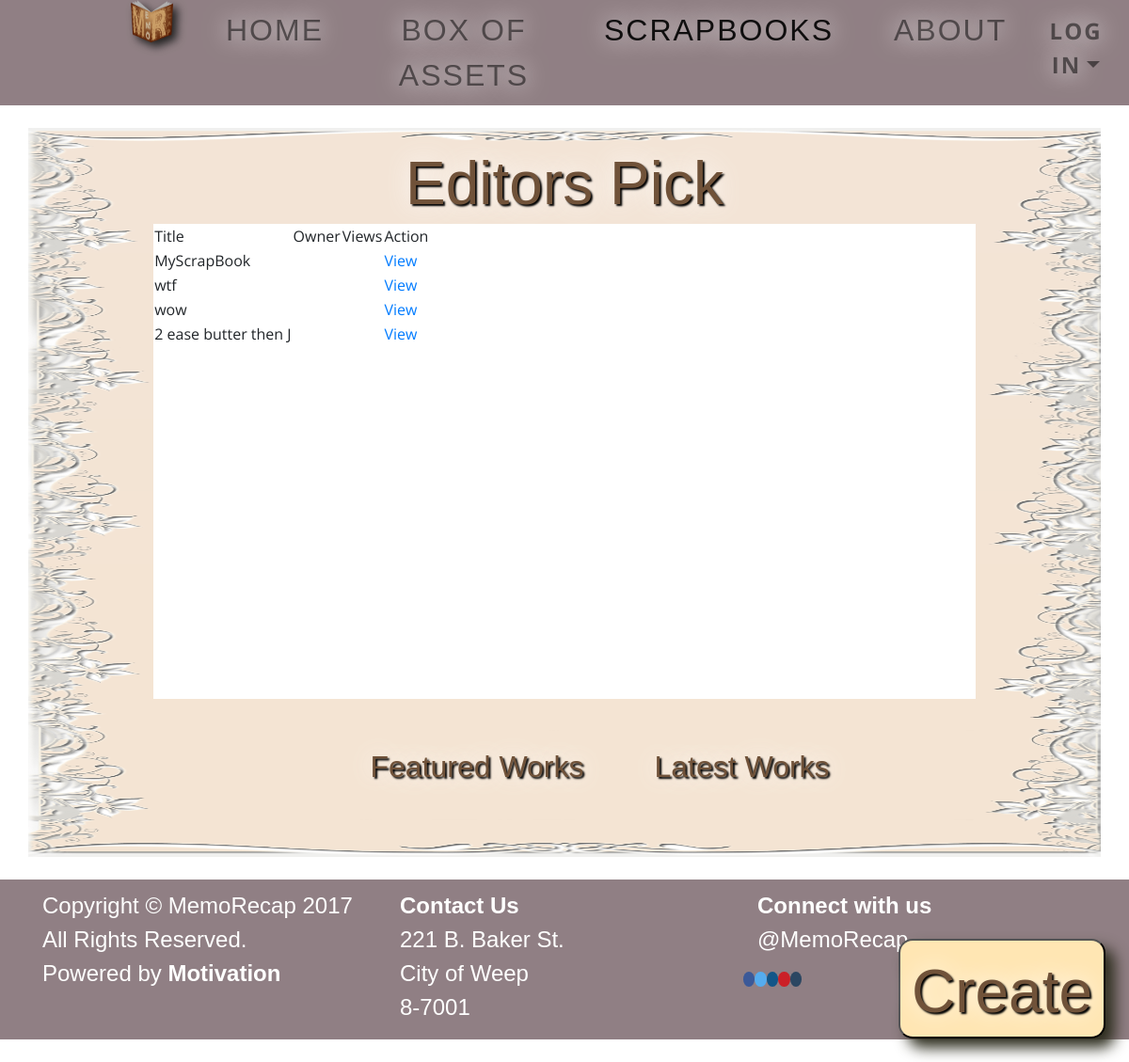
Before: /Scrapbooks/Editors_Pick with the older database file.
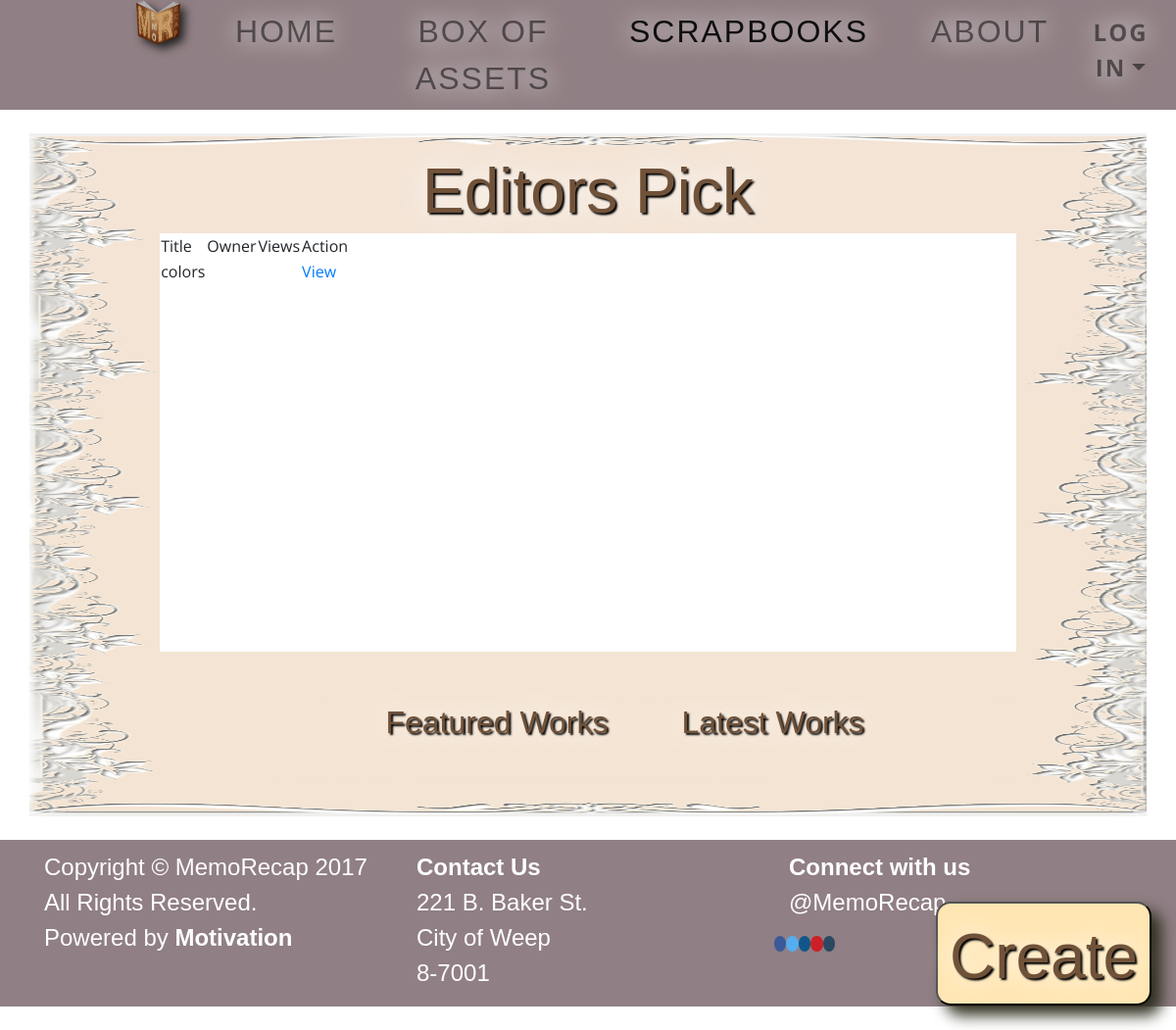
After: the same page with the newer database file.
### tables this page shows
CREATE TABLE IF NOT EXISTS `scrapbooks` (
  `scrapbook_id` varchar(4) NOT NULL,
  `user_id` varchar(4) NOT NULL,
  `name` varchar(20) NOT NULL,
  `json` longtext NOT NULL,
  PRIMARY KEY (`scrapbook_id`)
);

### application/controllers/MemoRecap.php (called while the page is built, shortened)
<?php
class MemoRecap extends CI_Controller {
	public function Scrapbooks($gallery = null){
		switch($gallery){
			case "Editors_Pick":
				$data['ep'] = $this->scrapbook->getEditorsPick();
				break;
		}
	}
}

### index.php (called while the page is built, shortened)
<?php
require_once BASEPATH.'core/CodeIgniter.php';

### application/models/Scrapbook_model.php (the view, shortened to what this page needs)
<?php
	class Scrapbook_model extends CI_Model{
		public function getEditorsPick(){
			$sbHTML = '<table><thead><tr><td>Title</td><td>Owner</td><td>Views</td><td>Action</td></thead><tbody>';
			$epick = array('0001', '0002', '0003', '0004');
			foreach($epick as $id){
				$query = $this->db->query("SELECT * FROM scrapbooks WHERE scrapbook_id = '".$id."'");
				foreach($query->result_array() as $row){
					$sbHTML .= '
						<tr><td>'.$row["name"].'</td><td>'.$row['username'].'</td><td>'.$row['view_counter'].'</td><td><a href = "'.base_url('view/'.$row["scrapbook_id"]).'">View</a></td></li>
					';
				}
			}
			return $sbHTML.'</tbody></table>';
		}
	}
?>

Changed rows visible on the page:
removed scrapbooks: name "wtf"
removed scrapbooks: name "wow"
removed scrapbooks: name "2 ease butter then J"
changed scrapbooks: name "MyScrapBook" → "colors"
